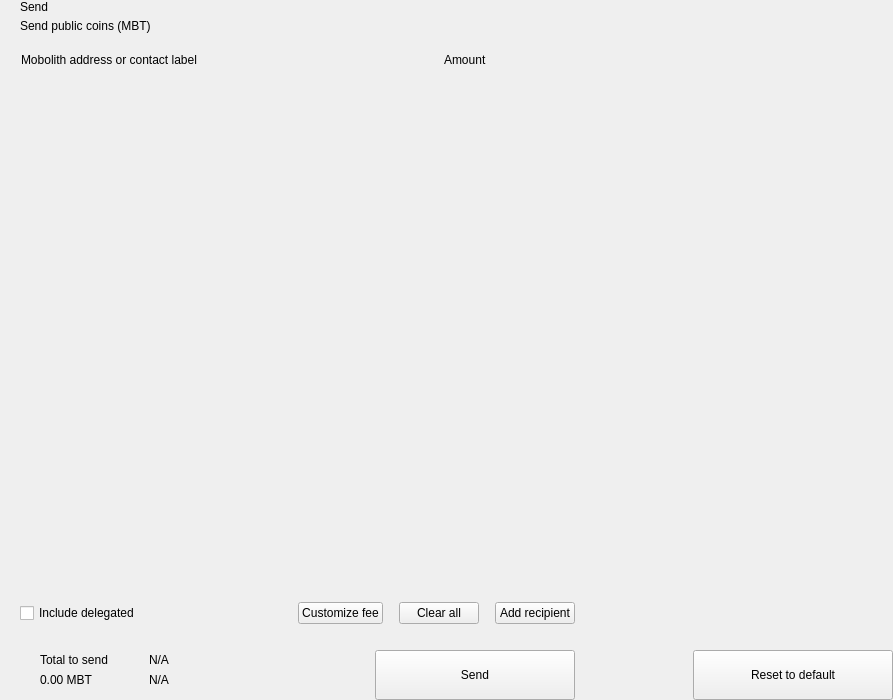
<?xml version="1.0" encoding="UTF-8"?>
<ui version="4.0">
 <class>send</class>
 <widget class="QWidget" name="send">
  <property name="geometry">
   <rect>
    <x>0</x>
    <y>0</y>
    <width>893</width>
    <height>700</height>
   </rect>
  </property>
  <property name="windowTitle">
   <string>Form</string>
  </property>
  <layout class="QHBoxLayout" name="horizontalLayout_2" stretch="2,1">
   <property name="spacing">
    <number>0</number>
   </property>
   <property name="leftMargin">
    <number>0</number>
   </property>
   <property name="topMargin">
    <number>0</number>
   </property>
   <property name="rightMargin">
    <number>0</number>
   </property>
   <property name="bottomMargin">
    <number>0</number>
   </property>
   <item>
    <widget class="QWidget" name="left" native="true">
     <layout class="QVBoxLayout" name="verticalLayout_3">
      <property name="spacing">
       <number>0</number>
      </property>
      <property name="leftMargin">
       <number>0</number>
      </property>
      <property name="topMargin">
       <number>0</number>
      </property>
      <property name="rightMargin">
       <number>0</number>
      </property>
      <property name="bottomMargin">
       <number>0</number>
      </property>
      <item>
       <layout class="QVBoxLayout" name="verticalLayout_22" stretch="0,0,0,1,0,0,0,0">
        <property name="spacing">
         <number>0</number>
        </property>
        <item>
         <layout class="QHBoxLayout" name="horizontalLayout_3">
          <property name="spacing">
           <number>0</number>
          </property>
          <property name="leftMargin">
           <number>20</number>
          </property>
          <property name="rightMargin">
           <number>20</number>
          </property>
          <item>
           <layout class="QVBoxLayout" name="verticalLayout">
            <property name="spacing">
             <number>5</number>
            </property>
            <item>
             <widget class="QLabel" name="labelTitle">
              <property name="text">
               <string>Send</string>
              </property>
              <property name="alignment">
               <set>Qt::AlignLeading|Qt::AlignLeft|Qt::AlignVCenter</set>
              </property>
             </widget>
            </item>
            <item>
             <widget class="QLabel" name="labelSubtitle1">
              <property name="text">
               <string>Send public coins (MBT)</string>
              </property>
             </widget>
            </item>
           </layout>
          </item>
          <item>
           <spacer name="horizontalSpacer">
            <property name="orientation">
             <enum>Qt::Horizontal</enum>
            </property>
            <property name="sizeHint" stdset="0">
             <size>
              <width>40</width>
              <height>20</height>
             </size>
            </property>
           </spacer>
          </item>
         </layout>
        </item>
        <item>
         <spacer name="verticalSpacer_2">
          <property name="orientation">
           <enum>Qt::Vertical</enum>
          </property>
          <property name="sizeType">
           <enum>QSizePolicy::Fixed</enum>
          </property>
          <property name="sizeHint" stdset="0">
           <size>
            <width>20</width>
            <height>20</height>
           </size>
          </property>
         </spacer>
        </item>
        <item>
         <layout class="QHBoxLayout" name="horizontalLayout" stretch="6,0,2">
          <property name="spacing">
           <number>0</number>
          </property>
          <property name="leftMargin">
           <number>10</number>
          </property>
          <property name="topMargin">
           <number>0</number>
          </property>
          <property name="rightMargin">
           <number>20</number>
          </property>
          <property name="bottomMargin">
           <number>0</number>
          </property>
          <item>
           <widget class="QLabel" name="labelSubtitleAddress">
            <property name="styleSheet">
             <string notr="true">margin-left:8px;</string>
            </property>
            <property name="text">
             <string>Mobolith address or contact label</string>
            </property>
           </widget>
          </item>
          <item>
           <spacer name="horizontalSpacer_3">
            <property name="orientation">
             <enum>Qt::Horizontal</enum>
            </property>
            <property name="sizeType">
             <enum>QSizePolicy::Fixed</enum>
            </property>
            <property name="sizeHint" stdset="0">
             <size>
              <width>40</width>
              <height>1</height>
             </size>
            </property>
           </spacer>
          </item>
          <item>
           <widget class="QLabel" name="labelSubtitleAmount">
            <property name="text">
             <string>Amount</string>
            </property>
           </widget>
          </item>
         </layout>
        </item>
        <item>
         <widget class="QScrollArea" name="scrollArea">
          <property name="minimumSize">
           <size>
            <width>0</width>
            <height>350</height>
           </size>
          </property>
          <property name="styleSheet">
           <string notr="true">#scrollArea {
            background:transparent;
            margin-top:10px;
}</string>
          </property>
          <property name="horizontalScrollBarPolicy">
           <enum>Qt::ScrollBarAlwaysOff</enum>
          </property>
          <property name="sizeAdjustPolicy">
           <enum>QAbstractScrollArea::AdjustIgnored</enum>
          </property>
          <property name="widgetResizable">
           <bool>true</bool>
          </property>
          <property name="alignment">
           <set>Qt::AlignLeading|Qt::AlignLeft|Qt::AlignTop</set>
          </property>
          <widget class="QWidget" name="scrollAreaWidgetContents">
           <property name="geometry">
            <rect>
             <x>0</x>
             <y>0</y>
             <width>591</width>
             <height>16</height>
            </rect>
           </property>
           <property name="sizePolicy">
            <sizepolicy hsizetype="Preferred" vsizetype="Maximum">
             <horstretch>0</horstretch>
             <verstretch>0</verstretch>
            </sizepolicy>
           </property>
           <property name="autoFillBackground">
            <bool>false</bool>
           </property>
           <property name="styleSheet">
            <string notr="true">#scrollAreaWidgetContents {
             background:transparent;
             }</string>
           </property>
           <layout class="QVBoxLayout" name="verticalLayout_7">
            <property name="spacing">
             <number>0</number>
            </property>
            <property name="sizeConstraint">
             <enum>QLayout::SetDefaultConstraint</enum>
            </property>
            <property name="leftMargin">
             <number>0</number>
            </property>
            <property name="topMargin">
             <number>0</number>
            </property>
            <property name="rightMargin">
             <number>0</number>
            </property>
            <property name="bottomMargin">
             <number>0</number>
            </property>
           </layout>
          </widget>
         </widget>
        </item>
        <item>
         <spacer name="verticalSpacer_4">
          <property name="orientation">
           <enum>Qt::Vertical</enum>
          </property>
          <property name="sizeType">
           <enum>QSizePolicy::Fixed</enum>
          </property>
          <property name="sizeHint" stdset="0">
           <size>
            <width>20</width>
            <height>20</height>
           </size>
          </property>
         </spacer>
        </item>
        <item>
         <layout class="QHBoxLayout" name="horizontalLayout_20">
          <property name="spacing">
           <number>6</number>
          </property>
          <property name="leftMargin">
           <number>20</number>
          </property>
          <property name="rightMargin">
           <number>20</number>
          </property>
          <item>
           <widget class="QCheckBox" name="checkBoxDelegations">
            <property name="layoutDirection">
             <enum>Qt::LeftToRight</enum>
            </property>
            <property name="text">
             <string>Include delegated</string>
            </property>
           </widget>
          </item>
          <item>
           <spacer name="horizontalSpacer_4">
            <property name="orientation">
             <enum>Qt::Horizontal</enum>
            </property>
            <property name="sizeHint" stdset="0">
             <size>
              <width>10</width>
              <height>20</height>
             </size>
            </property>
           </spacer>
          </item>
          <item>
           <widget class="QPushButton" name="pushButtonFee">
            <property name="focusPolicy">
             <enum>Qt::NoFocus</enum>
            </property>
            <property name="text">
             <string>Customize fee</string>
            </property>
           </widget>
          </item>
          <item>
           <spacer name="horizontalSpacer_11">
            <property name="orientation">
             <enum>Qt::Horizontal</enum>
            </property>
            <property name="sizeType">
             <enum>QSizePolicy::Minimum</enum>
            </property>
            <property name="sizeHint" stdset="0">
             <size>
              <width>10</width>
              <height>20</height>
             </size>
            </property>
           </spacer>
          </item>
          <item>
           <widget class="QPushButton" name="pushButtonClear">
            <property name="focusPolicy">
             <enum>Qt::NoFocus</enum>
            </property>
            <property name="layoutDirection">
             <enum>Qt::RightToLeft</enum>
            </property>
            <property name="text">
             <string>Clear all</string>
            </property>
           </widget>
          </item>
          <item>
           <spacer name="horizontalSpacer_6">
            <property name="orientation">
             <enum>Qt::Horizontal</enum>
            </property>
            <property name="sizeType">
             <enum>QSizePolicy::Fixed</enum>
            </property>
            <property name="sizeHint" stdset="0">
             <size>
              <width>10</width>
              <height>20</height>
             </size>
            </property>
           </spacer>
          </item>
          <item>
           <widget class="QPushButton" name="pushButtonAddRecipient">
            <property name="focusPolicy">
             <enum>Qt::NoFocus</enum>
            </property>
            <property name="text">
             <string>Add recipient</string>
            </property>
           </widget>
          </item>
         </layout>
        </item>
        <item>
         <spacer name="verticalSpacer">
          <property name="orientation">
           <enum>Qt::Vertical</enum>
          </property>
          <property name="sizeType">
           <enum>QSizePolicy::Fixed</enum>
          </property>
          <property name="sizeHint" stdset="0">
           <size>
            <width>20</width>
            <height>16</height>
           </size>
          </property>
         </spacer>
        </item>
        <item>
         <layout class="QHBoxLayout" name="horizontalLayout_7">
          <property name="rightMargin">
           <number>20</number>
          </property>
          <item>
           <layout class="QHBoxLayout" name="horizontalLayout_10">
            <property name="spacing">
             <number>0</number>
            </property>
            <property name="leftMargin">
             <number>8</number>
            </property>
            <item>
             <widget class="QStackedWidget" name="stackedWidget">
              <property name="minimumSize">
               <size>
                <width>0</width>
                <height>60</height>
               </size>
              </property>
              <property name="maximumSize">
               <size>
                <width>16777215</width>
                <height>60</height>
               </size>
              </property>
              <widget class="QWidget" name="page1">
               <layout class="QVBoxLayout" name="verticalLayout_71" stretch="0">
                <property name="spacing">
                 <number>6</number>
                </property>
                <property name="leftMargin">
                 <number>12</number>
                </property>
                <property name="topMargin">
                 <number>0</number>
                </property>
                <property name="rightMargin">
                 <number>0</number>
                </property>
                <property name="bottomMargin">
                 <number>0</number>
                </property>
                <item>
                 <widget class="QWidget" name="coinWidget" native="true">
                  <property name="minimumSize">
                   <size>
                    <width>0</width>
                    <height>60</height>
                   </size>
                  </property>
                  <property name="maximumSize">
                   <size>
                    <width>16777215</width>
                    <height>60</height>
                   </size>
                  </property>
                  <layout class="QHBoxLayout" name="horizontalLayout_9">
                   <property name="spacing">
                    <number>0</number>
                   </property>
                   <property name="leftMargin">
                    <number>20</number>
                   </property>
                   <property name="topMargin">
                    <number>10</number>
                   </property>
                   <property name="rightMargin">
                    <number>20</number>
                   </property>
                   <property name="bottomMargin">
                    <number>10</number>
                   </property>
                   <item>
                    <layout class="QVBoxLayout" name="verticalSend">
                     <property name="spacing">
                      <number>0</number>
                     </property>
                     <item>
                      <widget class="QLabel" name="labelTitleTotalSend">
                       <property name="text">
                        <string>Total to send</string>
                       </property>
                      </widget>
                     </item>
                     <item>
                      <widget class="QLabel" name="labelAmountSend">
                       <property name="text">
                        <string notr="true">0.00 MBT</string>
                       </property>
                      </widget>
                     </item>
                    </layout>
                   </item>
                   <item>
                    <spacer name="horizontalSpacer_9">
                     <property name="orientation">
                      <enum>Qt::Horizontal</enum>
                     </property>
                     <property name="sizeType">
                      <enum>QSizePolicy::Fixed</enum>
                     </property>
                     <property name="sizeHint" stdset="0">
                      <size>
                       <width>20</width>
                       <height>20</height>
                      </size>
                     </property>
                    </spacer>
                   </item>
                   <item>
                    <widget class="QLabel" name="labelLine">
                     <property name="minimumSize">
                      <size>
                       <width>1</width>
                       <height>0</height>
                      </size>
                     </property>
                     <property name="maximumSize">
                      <size>
                       <width>1</width>
                       <height>16777215</height>
                      </size>
                     </property>
                     <property name="text">
                      <string/>
                     </property>
                    </widget>
                   </item>
                   <item>
                    <spacer name="horizontalSpacer_10">
                     <property name="orientation">
                      <enum>Qt::Horizontal</enum>
                     </property>
                     <property name="sizeType">
                      <enum>QSizePolicy::Fixed</enum>
                     </property>
                     <property name="sizeHint" stdset="0">
                      <size>
                       <width>20</width>
                       <height>20</height>
                      </size>
                     </property>
                    </spacer>
                   </item>
                   <item>
                    <layout class="QVBoxLayout" name="verticalRemaining">
                     <property name="spacing">
                      <number>0</number>
                     </property>
                     <item>
                      <widget class="QLabel" name="labelTitleTotalRemaining">
                       <property name="text">
                        <string notr="true">N/A</string>
                       </property>
                      </widget>
                     </item>
                     <item>
                      <widget class="QLabel" name="labelAmountRemaining">
                       <property name="text">
                        <string notr="true">N/A</string>
                       </property>
                      </widget>
                     </item>
                    </layout>
                   </item>
                  </layout>
                 </widget>
                </item>
               </layout>
              </widget>
              <widget class="QWidget" name="page_2"/>
             </widget>
            </item>
           </layout>
          </item>
          <item>
           <spacer name="horizontalSpacer_5">
            <property name="orientation">
             <enum>Qt::Horizontal</enum>
            </property>
            <property name="sizeType">
             <enum>QSizePolicy::Expanding</enum>
            </property>
            <property name="sizeHint" stdset="0">
             <size>
              <width>40</width>
              <height>20</height>
             </size>
            </property>
           </spacer>
          </item>
          <item alignment="Qt::AlignBottom">
           <widget class="QPushButton" name="pushButtonSave">
            <property name="minimumSize">
             <size>
              <width>200</width>
              <height>50</height>
             </size>
            </property>
            <property name="maximumSize">
             <size>
              <width>200</width>
              <height>50</height>
             </size>
            </property>
            <property name="focusPolicy">
             <enum>Qt::NoFocus</enum>
            </property>
            <property name="text">
             <string>Send</string>
            </property>
           </widget>
          </item>
         </layout>
        </item>
       </layout>
      </item>
     </layout>
    </widget>
   </item>
   <item>
    <widget class="QWidget" name="right" native="true">
     <layout class="QVBoxLayout" name="verticalLayout_5">
      <property name="leftMargin">
       <number>0</number>
      </property>
      <property name="topMargin">
       <number>0</number>
      </property>
      <property name="rightMargin">
       <number>0</number>
      </property>
      <property name="bottomMargin">
       <number>0</number>
      </property>
      <item>
       <layout class="QVBoxLayout" name="verticalLayout_4">
        <property name="spacing">
         <number>6</number>
        </property>
        <item>
         <widget class="OptionButton" name="btnCoinControl" native="true">
          <property name="minimumSize">
           <size>
            <width>0</width>
            <height>50</height>
           </size>
          </property>
         </widget>
        </item>
        <item>
         <widget class="OptionButton" name="btnChangeAddress" native="true">
          <property name="minimumSize">
           <size>
            <width>0</width>
            <height>50</height>
           </size>
          </property>
         </widget>
        </item>
        <item>
         <widget class="OptionButton" name="btnUri" native="true">
          <property name="minimumSize">
           <size>
            <width>0</width>
            <height>50</height>
           </size>
          </property>
         </widget>
        </item>
        <item>
         <spacer name="verticalSpacer_5">
          <property name="orientation">
           <enum>Qt::Vertical</enum>
          </property>
          <property name="sizeHint" stdset="0">
           <size>
            <width>20</width>
            <height>40</height>
           </size>
          </property>
         </spacer>
        </item>
        <item>
         <layout class="QHBoxLayout" name="horizontalLayout_8">
          <item>
           <spacer name="horizontalSpacer_7">
            <property name="orientation">
             <enum>Qt::Horizontal</enum>
            </property>
            <property name="sizeHint" stdset="0">
             <size>
              <width>40</width>
              <height>20</height>
             </size>
            </property>
           </spacer>
          </item>
          <item>
           <widget class="QPushButton" name="pushButtonReset">
            <property name="minimumSize">
             <size>
              <width>200</width>
              <height>50</height>
             </size>
            </property>
            <property name="maximumSize">
             <size>
              <width>200</width>
              <height>50</height>
             </size>
            </property>
            <property name="focusPolicy">
             <enum>Qt::NoFocus</enum>
            </property>
            <property name="text">
             <string>Reset to default</string>
            </property>
           </widget>
          </item>
         </layout>
        </item>
       </layout>
      </item>
     </layout>
    </widget>
   </item>
  </layout>
 </widget>
 <customwidgets>
  <customwidget>
   <class>OptionButton</class>
   <extends>QWidget</extends>
   <header>qt/pivx/optionbutton.h</header>
   <container>1</container>
  </customwidget>
 </customwidgets>
 <resources/>
 <connections/>
</ui>
